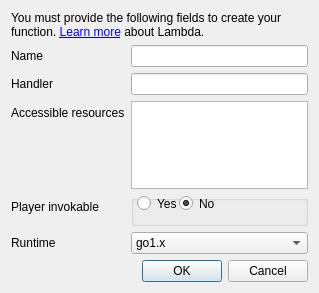
<?xml version="1.0" encoding="UTF-8"?>
<ui version="4.0">
 <class>AddLambdaFunction</class>
 <widget class="QDialog" name="AddLambdaFunction">
  <property name="geometry">
   <rect>
    <x>0</x>
    <y>0</y>
    <width>319</width>
    <height>293</height>
   </rect>
  </property>
  <property name="minimumSize">
   <size>
    <width>279</width>
    <height>275</height>
   </size>
  </property>
  <property name="windowTitle">
   <string>Add a Lambda function</string>
  </property>
  <property name="styleSheet">
   <string notr="true"/>
  </property>
  <layout class="QGridLayout" name="gridLayout">
   <item row="0" column="0">
    <widget class="QLabel" name="label">
     <property name="lineWidth">
      <number>4</number>
     </property>
     <property name="text">
      <string>You must provide the following fields to create your function.  &lt;a href=&quot;http://docs.aws.amazon.com/AWSCloudFormation/latest/UserGuide/aws-resource-lambda-function.html&quot;&gt;Learn more&lt;/a&gt; about Lambda.</string>
     </property>
     <property name="wordWrap">
      <bool>true</bool>
     </property>
    </widget>
   </item>
   <item row="1" column="0">
    <layout class="QFormLayout" name="formLayout">
     <property name="fieldGrowthPolicy">
      <enum>QFormLayout::AllNonFixedFieldsGrow</enum>
     </property>
     <item row="0" column="0">
      <widget class="QLabel" name="label_2">
       <property name="text">
        <string>Name</string>
       </property>
      </widget>
     </item>
     <item row="0" column="1">
      <widget class="QLineEdit" name="functionName">
       <property name="whatsThis">
        <string>&lt;html&gt;&lt;head/&gt;&lt;body&gt;&lt;p&gt;Testing..&lt;/p&gt;&lt;/body&gt;&lt;/html&gt;</string>
       </property>
      </widget>
     </item>
     <item row="1" column="0">
      <widget class="QLabel" name="label_5">
       <property name="text">
        <string>Handler</string>
       </property>
      </widget>
     </item>
     <item row="1" column="1">
      <widget class="QLineEdit" name="handler"/>
     </item>
     <item row="2" column="0">
      <widget class="QLabel" name="label_6">
       <property name="text">
        <string>Accessible resources</string>
       </property>
      </widget>
     </item>
     <item row="2" column="1">
      <widget class="QListWidget" name="resourceList">
       <property name="sizePolicy">
        <sizepolicy hsizetype="Expanding" vsizetype="Expanding">
         <horstretch>0</horstretch>
         <verstretch>1</verstretch>
        </sizepolicy>
       </property>
       <property name="horizontalScrollBarPolicy">
        <enum>Qt::ScrollBarAlwaysOff</enum>
       </property>
       <property name="sizeAdjustPolicy">
        <enum>QAbstractScrollArea::AdjustToContents</enum>
       </property>
      </widget>
     </item>
     <item row="3" column="0">
      <widget class="QLabel" name="label_7">
       <property name="text">
        <string>Player invokable</string>
       </property>
      </widget>
     </item>
     <item row="4" column="0">
      <widget class="QLabel" name="label_8">
       <property name="text">
        <string>Runtime</string>
       </property>
      </widget>
     </item>
     <item row="4" column="1">
      <widget class="QComboBox" name="runtime">
       <item>
        <property name="text">
         <string>go1.x</string>
        </property>
       </item>
       <item>
        <property name="text">
         <string>java8</string>
        </property>
       </item>
       <item>
        <property name="text">
         <string>java11</string>
        </property>
       </item>
       <item>
        <property name="text">
         <string>dotnetcore2.1</string>
        </property>
       </item>
       <item>
        <property name="text">
         <string>nodejs10.x</string>
        </property>
       </item>
       <item>
        <property name="text">
         <string>nodejs12.x</string>
        </property>
       </item>
       <item>
        <property name="text">
         <string>python2.7</string>
        </property>
       </item>
       <item>
        <property name="text">
         <string>python3.8</string>
        </property>
       </item>
      </widget>
     </item>
     <item row="5" column="1">
      <widget class="QDialogButtonBox" name="buttonBox">
       <property name="orientation">
        <enum>Qt::Horizontal</enum>
       </property>
       <property name="standardButtons">
        <set>QDialogButtonBox::Cancel|QDialogButtonBox::Ok</set>
       </property>
      </widget>
     </item>
     <item row="3" column="1">
      <widget class="QGroupBox" name="groupBox">
       <property name="enabled">
        <bool>true</bool>
       </property>
       <property name="title">
        <string/>
       </property>
       <property name="flat">
        <bool>true</bool>
       </property>
       <widget class="QRadioButton" name="invokeYes">
        <property name="geometry">
         <rect>
          <x>6</x>
          <y>0</y>
          <width>82</width>
          <height>17</height>
         </rect>
        </property>
        <property name="text">
         <string>Yes</string>
        </property>
       </widget>
       <widget class="QRadioButton" name="invokeNo">
        <property name="geometry">
         <rect>
          <x>48</x>
          <y>0</y>
          <width>82</width>
          <height>17</height>
         </rect>
        </property>
        <property name="text">
         <string>No</string>
        </property>
        <property name="checked">
         <bool>true</bool>
        </property>
       </widget>
      </widget>
     </item>
    </layout>
   </item>
  </layout>
 </widget>
 <resources/>
 <connections>
  <connection>
   <sender>buttonBox</sender>
   <signal>accepted()</signal>
   <receiver>AddLambdaFunction</receiver>
   <slot>accept()</slot>
   <hints>
    <hint type="sourcelabel">
     <x>248</x>
     <y>254</y>
    </hint>
    <hint type="destinationlabel">
     <x>157</x>
     <y>274</y>
    </hint>
   </hints>
  </connection>
  <connection>
   <sender>buttonBox</sender>
   <signal>rejected()</signal>
   <receiver>AddLambdaFunction</receiver>
   <slot>reject()</slot>
   <hints>
    <hint type="sourcelabel">
     <x>316</x>
     <y>260</y>
    </hint>
    <hint type="destinationlabel">
     <x>286</x>
     <y>274</y>
    </hint>
   </hints>
  </connection>
 </connections>
</ui>
